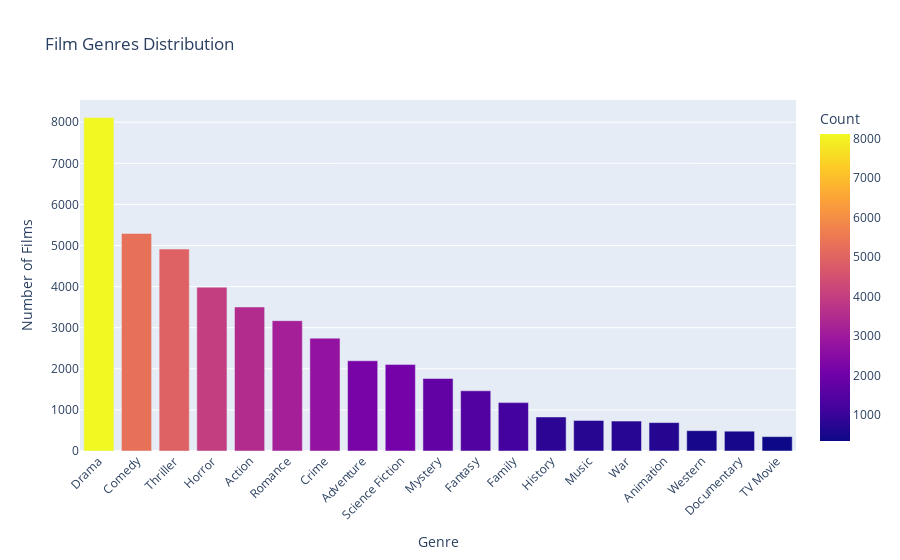

The cell this chart's notebook holds for it:
### Code cell
# Plot 3: Genres
fig_genres = px.bar(
    genres_count,  # All genres
    x='Genre',
    y='Count',
    title='Film Genres Distribution',
    color='Count',
    color_continuous_scale='Plasma'
)
fig_genres.update_layout(
    xaxis_title='Genre',
    yaxis_title='Number of Films',
    xaxis_tickangle=-45
)

fig_genres.show()

### Figure 1 — Plotly figure (JSON) as saved in the notebook; plotly's stock layout.template omitted (floating-point values rounded to 4 significant figures)
{"data": [{"alignmentgroup": "True", "hovertemplate": "Genre=%{x}<br>Count=%{marker.color}<extra></extra>", "legendgroup": "", "marker": {"color": [8113, 5293, 4913, 3987, 3505, 3171, 2746, 2196, 2107, 1764, 1465, 1177, 828, 743, 729, 691, 495, 482, 350], "coloraxis": "coloraxis", "pattern": {"shape": ""}}, "name": "", "offsetgroup": "", "orientation": "v", "showlegend": false, "textposition": "auto", "type": "bar", "x": ["Drama", "Comedy", "Thriller", "Horror", "Action", "Romance", "Crime", "Adventure", "Science Fiction", "Mystery", "Fantasy", "Family", "History", "Music", "War", "Animation", "Western", "Documentary", "TV Movie"], "xaxis": "x", "y": [8113, 5293, 4913, 3987, 3505, 3171, 2746, 2196, 2107, 1764, 1465, 1177, 828, 743, 729, 691, 495, 482, 350], "yaxis": "y"}], "layout": {"barmode": "relative", "coloraxis": {"colorbar": {"title": {"text": "Count"}}, "colorscale": [[0, "#0d0887"], [0.1111, "#46039f"], [0.2222, "#7201a8"], [0.3333, "#9c179e"], [0.4444, "#bd3786"], [0.5556, "#d8576b"], [0.6667, "#ed7953"], [0.7778, "#fb9f3a"], [0.8889, "#fdca26"], [1, "#f0f921"]]}, "legend": {"tracegroupgap": 0}, "title": {"text": "Film Genres Distribution"}, "xaxis": {"anchor": "y", "domain": [0, 1], "tickangle": -45, "title": {"text": "Genre"}}, "yaxis": {"anchor": "x", "domain": [0, 1], "title": {"text": "Number of Films"}}}}
